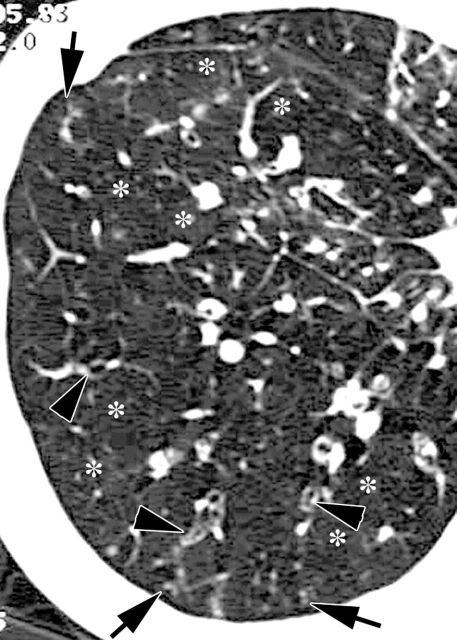
//> input picture 107941.jpg, 914 x 1280 px (shown at 1/2 size)
$ ./Source 107941.jpg   (built with g++ and OpenCV 4)
//> lines starting //> are read from the running program, lines starting //| are printed output that depends on the picture; after the words box and inside, x2 and y2 are one past the last pixel; in counts of white or black regions, pixels touching at a corner belong together
//> further down, image1 is the input picture: 1280 rows x 914 cols, CV_8UC3; min 0, max 255, mean 112.8
#include <opencv2/opencv.hpp>
#include <stdio.h>
#include <stdlib.h>
#include <math.h>
#include <opencv2/core/utility.hpp>
#include "opencv2/imgproc.hpp"
#include "opencv2/imgcodecs.hpp"
#include "opencv2/highgui.hpp"
#include <iostream>

using namespace std;
using namespace cv;

//vars of connected compo
Mat img;
int threshval = 100;

// image name from args
std::string image_file;


//-----------------------------------------------------
void show_histogram(std::string const& name, cv::Mat1b const& image)
{
//> called with name = "image1 hist"
    // Set histogram bins count
    int bins = 256;
    int histSize[] = { bins };
    // Set ranges for histogram bins
    float lranges[] = { 0, 256 };
    const float* ranges[] = { lranges };
    // create matrix for histogram
    Mat hist;
    int channels[] = { 0 };

    // create matrix for histogram visualization
    int const hist_height = 256;
    Mat3b hist_image = Mat3b::zeros(hist_height, bins);

    calcHist(&image, 1, channels, Mat(), hist, 1, histSize, ranges, true, false);
//> hist = 256 values, max 153643 at index 255, min 650 at index 220, mean 4570

    double max_val = 0;
    minMaxLoc(hist, 0, &max_val);
//> max_val = 153643

    // visualize each bin
    for (int b = 0; b < bins; b++) {
        float const binVal = hist.at<float>(b);
        int   const height = cvRound(binVal * hist_height / max_val);
        line
        (hist_image
            , Point(b, hist_height - height), Point(b, hist_height)
            , Scalar::all(255)
        );
    }
//> this loop made 256 passes
//> (binVal, height) on passes 1 to 3: (30196, 50), (6782, 11), (4869, 8)
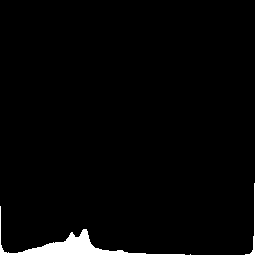
//> hist_image: 256 rows x 256 cols, CV_8UC3; 3% white; 1 white region, box (x1, y1, x2, y2) and area: (0, 0, 256, 256) 1936
    imshow(name, hist_image);
}


//--------------------------------------------------
void get_args(int argc, const char* argv[]) {

    if (argc > 0) {

        image_file = argv[1];

        std::cout << "file : " << image_file << std::endl;

    }
    else {
        std::cout << "no args !!" << std::endl;
        exit(0);
    }

}

//-----------------------------------------------------
static void connectedCompo(int, void*, string s, int c)
{
    Mat bw = threshval < 128 ? (img < threshval) : (img > threshval);
    Mat labelImage(img.size(), CV_32S);
    int nLabels = connectedComponents(bw, labelImage, c);
    std::vector<Vec3b> colors(nLabels);
    colors[0] = Vec3b(0, 0, 0);//background
    for (int label = 1; label < nLabels; ++label) {
        colors[label] = Vec3b((rand() & 255), (rand() & 255), (rand() & 255));
    }
    Mat dst(img.size(), CV_8UC3);
    for (int r = 0; r < dst.rows; ++r) {
        for (int c = 0; c < dst.cols; ++c) {
            int label = labelImage.at<int>(r, c);
            Vec3b& pixel = dst.at<Vec3b>(r, c);
            pixel = colors[label];
        }
    }

    Mat imagee;

    namedWindow("Connected Components (" + to_string(c) + " con) " + s, WINDOW_NORMAL);

    imshow("Connected Components ("+ to_string(c)+" con) "+s, dst);


}


//------------------------------
int main(int argc, const char* argv[])
{
    //----------get image file from args "107941.jpg" -----------------


    get_args(argc, argv);


    // here you can use cv::IMREAD_GRAYSCALE to load grayscale image, see image2
    Mat3b const image1 = cv::imread(image_file, cv::IMREAD_COLOR);
    Mat image1_gray;
    cvtColor(image1, image1_gray, cv::COLOR_BGR2GRAY);
    imshow("image1", image1_gray);
    show_histogram("image1 hist", image1_gray);


    int nbr_pixel = 0;
    vector<int> his(258);
    int a;

    for (int j = 0; j < image1_gray.rows; j++) { // on parcours notre image par rangs
        for (int i = 0; i < image1_gray.cols; i++) { // on parcout notre image par colone
            a = image1_gray.at<uchar>(j, i);
            his.at(a) = his.at(a) + 1; // on remplit l'histogramme de l'image image1_gray
        }
    }
//> this loop made 1280 passes
//> a on passes 1 to 3: 255, 255, 254
//> after the loop, a = 255; his = 258 values, max 153643 at index 255, min 0 at index 256, mean 4534.6

    for (int i = 0; i < 256; i++) {
        nbr_pixel = nbr_pixel + his.at(i); //  le nombre de pixel
    }
//> this loop made 256 passes
//> nbr_pixel on passes 1 to 3: 30196, 36978, 41847
//> after the loop, nbr_pixel = 1169920
    //
    vector<float> proba(256);
    for (int i = 0; i < 256; i++) {
        proba.at(i) = (float)his.at(i) / nbr_pixel; // step 3
        //cout<<proba.at(i)<<endl;
    }
//> after the loop, proba = 256 values, max 0.131 at index 255, min 0.000556 at index 220, mean 0.00391

    vector<float> Ubright(256);
    vector<float> Udark(256);
    int c;
    int best_c, best_a;
    float bright_proba = 0;
    float dark_proba = 0;
    float selectionght_proba = 0;
    float entropy = -40000;
    for (int a = 0; a < 255; a++) {
        for (int c = a + 1; c < 256; c++) {
            for (int x = 0; x < 256; x++) {
                if (x <= a) {
                    Ubright.at(x) = 0;
                    Udark.at(x) = 1;
                }
                else if (a < x && x < c) {
                    Ubright.at(x) = (float)(x - a) / (c - a);
                    Udark.at(x) = (float)(x - c) / (a - c);
                }
                else if (x >= c) {
                    Ubright.at(x) = 1;
                    Udark.at(x) = 0;
                }
            }
            for (int i = 0; i < 256; i++) {
                dark_proba = dark_proba + Udark.at(i) * proba.at(i);
                bright_proba = bright_proba + Ubright.at(i) * proba.at(i);
            }
            if (((0 - dark_proba) * log2(dark_proba) + (bright_proba * log2(bright_proba))) > entropy) {
                entropy = ((0 - dark_proba) * log2(dark_proba) + (bright_proba * log2(bright_proba)));
                best_c = c;
                best_a = a;
            }

        }
    }
//> this loop made 255 passes
//> (dark_proba, bright_proba, entropy, best_c, best_a) on passes 1 to 3: (79.38, 175.6, 812.1, 237, 0), (159.3, 349.7, 1797.3, 230, 1), (239.6, 522.4, 2832.2, 226, 2)
//> after the loop, Ubright = 256 values from 0 to 1; Udark = 256 values, max 1 at index 0, min 0 at index 255, mean 0.996; dark_proba = 19247.3; bright_proba = 13518.2; entropy = 32817.9; best_c = 130; best_a = 49


    Mat3b const image11 = cv::imread(image_file, cv::IMREAD_COLOR);
    Mat image11_gray;
    cvtColor(image11, image11_gray, cv::COLOR_BGR2GRAY);
    for (int j = 0; j < image1_gray.rows; j++) {
        for (int i = 0; i < image1_gray.cols; i++) {
            image11_gray.at<uchar>(j, i) = image1_gray.at<uchar>(j, i);
        }
    }
    Mat3b const image12 = cv::imread(image_file, cv::IMREAD_COLOR);
    Mat image12_gray;
    cvtColor(image12, image12_gray, cv::COLOR_BGR2GRAY);
    for (int j = 0; j < image1_gray.rows; j++) {
        for (int i = 0; i < image1_gray.cols; i++) {
            image12_gray.at<uchar>(j, i) = image1_gray.at<uchar>(j, i);
        }
    }


    int nombre_pixel_zero_bestA = 0;
    for (int i = best_a; i < 256; i++) {
        nombre_pixel_zero_bestA = nombre_pixel_zero_bestA + his.at(i); //  le nombre de pixel
        //cout << nombre_pixel_zero_bestA<<endl;
    }
//> this loop made 207 passes
//> nombre_pixel_zero_bestA on passes 1 to 3: 7623, 15282, 22967
//> after the loop, nombre_pixel_zero_bestA = 951378


    vector<float> proba11(256);
    for (int i = best_a; i < 256; i++) {

        proba.at(i) = (float)his.at(i) / nombre_pixel_zero_bestA; // step 3

        cout << proba.at(i) << endl;
    }
//> this loop made 207 passes
//| 0.00801259
//| 0.00805043
//| 0.00807776
//| 0.00824278
//| 0.00856232
//> (output is shown up to pass 5 of 207)
//> after the loop, proba = 256 values, max 0.161 at index 255, min 0.000683 at index 220, mean 0.00464


    vector<float> Ubright11(256);
    vector<float> Udark11(256);
    int best_c11, best_a11;
    float bright_proba11 = 0;
    float dark_proba11 = 0;
    float entropy11 = -40000;
    for (int a = best_a; a < 255; a++) {
        for (int c = a + 1; c < 256; c++) {
            for (int x = best_a; x < 256; x++) {
                if (x <= a) {
                    Ubright11.at(x) = 0;
                    Udark11.at(x) = 1;
                }
                else if (a < x && x < c) {
                    Ubright11.at(x) = (float)(x - a) / (c - a);
                    Udark11.at(x) = (float)(x - c) / (a - c);
                }
                else if (x >= c) {
                    Ubright11.at(x) = 1;
                    Udark11.at(x) = 0;
                }
            }
            for (int i = best_a; i < 256; i++) {
                dark_proba11 = dark_proba11 + Udark11.at(i) * proba.at(i);
                bright_proba11 = bright_proba11 + Ubright11.at(i) * proba.at(i);
            }
            if (((0 - dark_proba11) * log2(dark_proba11) + (bright_proba11 * log2(bright_proba11))) > entropy11) {
                entropy11 = ((0 - dark_proba11) * log2(dark_proba11) + (bright_proba11 * log2(bright_proba11)));
                best_c11 = c;
                best_a11 = a;
                cout << "best c = " << best_c11 << endl;
                cout << "best a = " << best_a11 << endl;
            }

        }
    }
//> this loop made 206 passes
//> (dark_proba11, bright_proba11, entropy11, best_c11) on passes 1 to 3: (81.25, 124.8, 387.8, 199), (163.3, 247.7, 819.1, 189), (246.3, 368.7, 1249.3, 184)

    for (int j = 0; j < image11_gray.rows; j++) {
        for (int i = 0; i < image11_gray.cols; i++) {
            if (image11_gray.at<uchar>(j, i) > best_c11)
                image11_gray.at<uchar>(j, i) = 255;
            else
                image11_gray.at<uchar>(j, i) = 0;

        }
    }
//> image11_gray: 1280 rows x 914 cols, CV_8UC1; 27.4% white; 262 white regions (62 under 20 px), largest, box (x1, y1, x2, y2) and area: (0, 0, 914, 1280) 194683, (803, 412, 914, 663) 10831, (620, 743, 786, 885) 8816
    for (int j = 0; j < image12_gray.rows; j++) {
        for (int i = 0; i < image12_gray.cols; i++) {
            if (image12_gray.at<uchar>(j, i) > best_a11)
                image12_gray.at<uchar>(j, i) = 255;
            else
                image12_gray.at<uchar>(j, i) = 0;

        }
    }
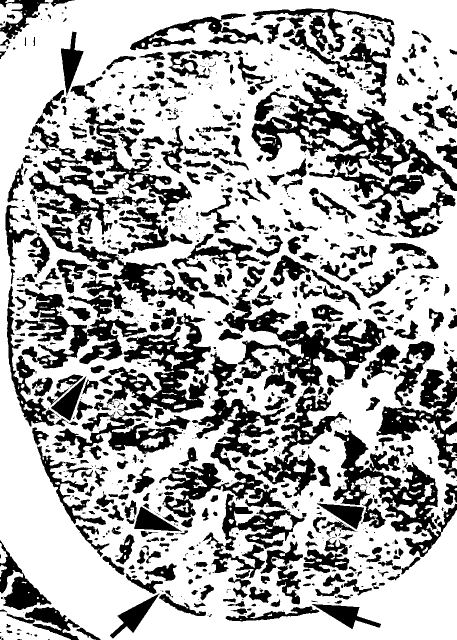
//> image12_gray: 1280 rows x 914 cols, CV_8UC1 (shown at 1/2 size); 67.5% white; 1164 black regions (579 under 20 px), largest, box (x1, y1, x2, y2) and area: (446, 576, 773, 993) 30777, (503, 144, 914, 382) 23672, (213, 626, 422, 839) 17769


    Mat3b const image21 = cv::imread(image_file, cv::IMREAD_COLOR);
    Mat image21_gray;
    cvtColor(image21, image21_gray, cv::COLOR_BGR2GRAY);
    for (int j = 0; j < image1_gray.rows; j++) {
        for (int i = 0; i < image1_gray.cols; i++) {
            image21_gray.at<uchar>(j, i) = image1_gray.at<uchar>(j, i);
        }
    }
    Mat3b const image22 = cv::imread(image_file, cv::IMREAD_COLOR);
    Mat image22_gray;
    cvtColor(image22, image22_gray, cv::COLOR_BGR2GRAY);
    for (int j = 0; j < image1_gray.rows; j++) {
        for (int i = 0; i < image1_gray.cols; i++) {
            image22_gray.at<uchar>(j, i) = image1_gray.at<uchar>(j, i);
        }
    }


    int nombre_pixel_zero_bestC = 0;
    for (int i = 0; i < best_c; i++) {
        nombre_pixel_zero_bestC = nombre_pixel_zero_bestC + his.at(i); //  le nombre de pixel
        //cout << nombre_pixel_zero_bestA<<endl;
    }
//> this loop made 130 passes


    vector<float> proba21(256);
    for (int i = best_a; i < 256; i++) {

        proba.at(i) = (float)his.at(i) / nombre_pixel_zero_bestC; // step 3

        cout << proba.at(i) << endl;
    }


    vector<float> Ubright21(256);
    vector<float> Udark21(256);
    int best_c21, best_a21;
    float bright_proba21 = 0;
    float dark_proba21 = 0;
    float entropy21 = -40000;
    for (int a = 0; a < best_c - 1; a++) {
        for (int c = a + 1; c < best_c; c++) {
            for (int x = 0; x < best_c; x++) {
                if (x <= a) {
                    Ubright21.at(x) = 0;
                    Udark21.at(x) = 1;
                }
                else if (a < x && x < c) {
                    Ubright21.at(x) = (float)(x - a) / (c - a);
                    Udark21.at(x) = (float)(x - c) / (a - c);
                }
                else if (x >= c) {
                    Ubright21.at(x) = 1;
                    Udark21.at(x) = 0;
                }
            }
            for (int i = 0; i < best_c; i++) {
                dark_proba21 = dark_proba21 + Udark21.at(i) * proba.at(i);
                bright_proba21 = bright_proba21 + Ubright21.at(i) * proba.at(i);
            }
            if (((0 - dark_proba21) * log2(dark_proba21) + (bright_proba21 * log2(bright_proba21))) > entropy21) {
                entropy21 = ((0 - dark_proba21) * log2(dark_proba21) + (bright_proba21 * log2(bright_proba21)));
                best_c21 = c;
                best_a21 = a;
                cout << "best c = " << best_c21 << endl;
                cout << "best a = " << best_a21 << endl;
            }

        }
    }
//> this loop made 129 passes


    for (int j = 0; j < image21_gray.rows; j++) {
        for (int i = 0; i < image21_gray.cols; i++) {
            if (image21_gray.at<uchar>(j, i) > best_c21)
                image21_gray.at<uchar>(j, i) = 255;
            else
                image21_gray.at<uchar>(j, i) = 0;

        }
    }
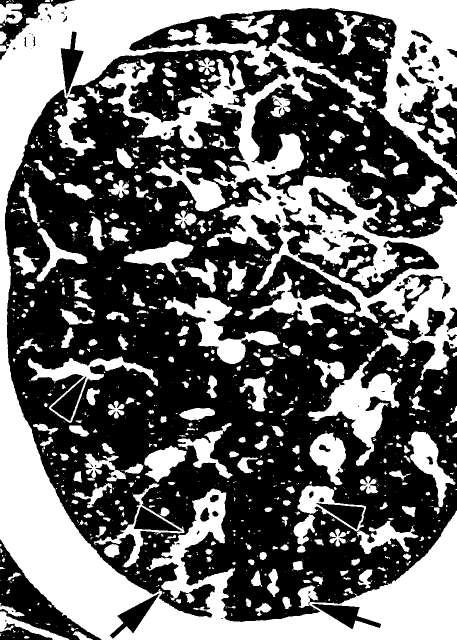
//> image21_gray: 1280 rows x 914 cols, CV_8UC1 (shown at 1/2 size); 41.5% white; 1367 white regions (920 under 20 px), largest, box (x1, y1, x2, y2) and area: (0, 0, 914, 1280) 321793, (615, 723, 799, 932) 12145, (330, 587, 561, 728) 9361
    for (int j = 0; j < image22_gray.rows; j++) {
        for (int i = 0; i < image22_gray.cols; i++) {
            if (image22_gray.at<uchar>(j, i) > best_a21)
                image22_gray.at<uchar>(j, i) = 255;
            else
                image22_gray.at<uchar>(j, i) = 0;

        }
    }
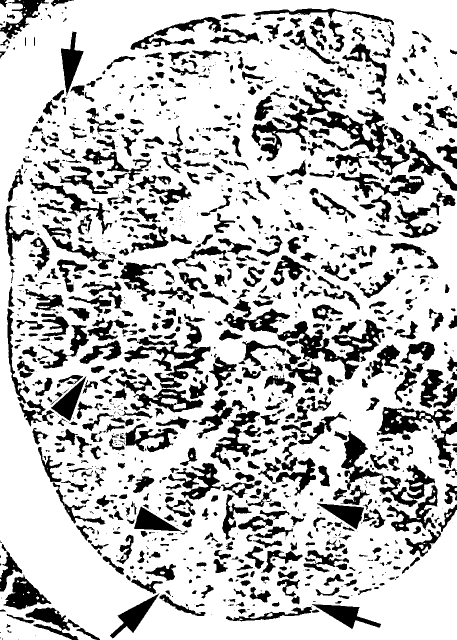
//> image22_gray: 1280 rows x 914 cols, CV_8UC1 (shown at 1/2 size); 75.9% white; 1380 black regions (527 under 20 px), largest, box (x1, y1, x2, y2) and area: (503, 170, 820, 351) 11209, (554, 639, 768, 759) 7476, (753, 814, 914, 936) 5704

    //------------------------------
    img = image11_gray;
    namedWindow("Connected Components (4 con) 11", WINDOW_AUTOSIZE);
    connectedCompo(threshval, 0, "11", 4);
//> the loop in connectedCompo, `for (int label = 1; label < nLabels; ++label)` made 41 passes


    //------------------------------

     //------------------------------
    img = image12_gray;
    namedWindow("Connected Components (4 con) 12", WINDOW_AUTOSIZE);
    connectedCompo(threshval, 0, "12", 4);


    //------------------------------

     //------------------------------
    img = image21_gray;
    namedWindow("Connected Components (4 con) 21", WINDOW_AUTOSIZE);
    connectedCompo(threshval, 0, "21", 4);
//> call 3 of connectedCompo, with s = "21", c = 4
//> in connectedCompo (call 3), `int nLabels = connectedComponents(bw, labelImage, c);`:
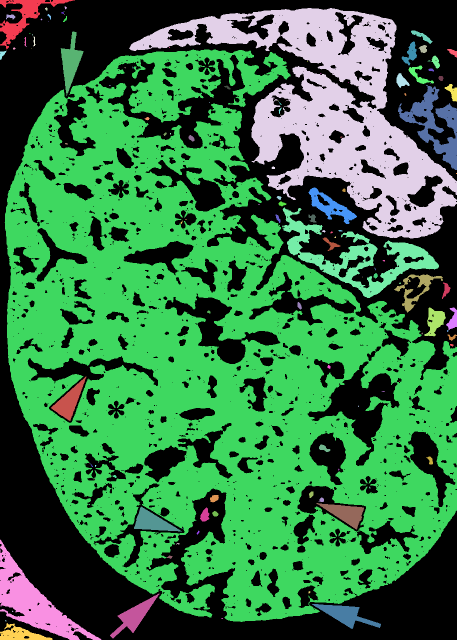
//> labelImage: 1280 rows x 914 cols, CV_32SC1 (shown at 1/2 size); 148 distinct labels, from 0 to 147; one colour per label, 0 black
//> the loop in connectedCompo (call 3), `for (int label = 1; label < nLabels; ++label)` made 147 passes


    //------------------------------

     //------------------------------
    img = image22_gray;
    namedWindow("Connected Components (4 con) 22", WINDOW_AUTOSIZE);
    connectedCompo(threshval, 0, "22", 4);
//> call 4 of connectedCompo, with s = "22", c = 4
//> in connectedCompo (call 4), `int nLabels = connectedComponents(bw, labelImage, c);`:
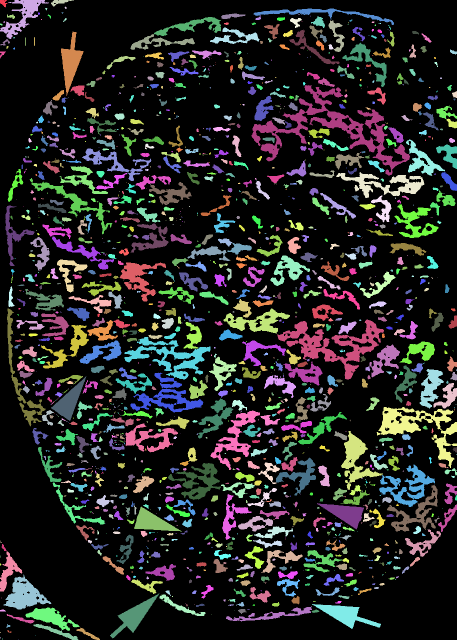
//> labelImage: 1280 rows x 914 cols, CV_32SC1 (shown at 1/2 size); 1507 distinct labels, from 0 to 1506; one colour per label, 0 black
//> in connectedCompo (call 4), `imshow("Connected Components ("+ to_string(c)+" con) "+s, dst);`:
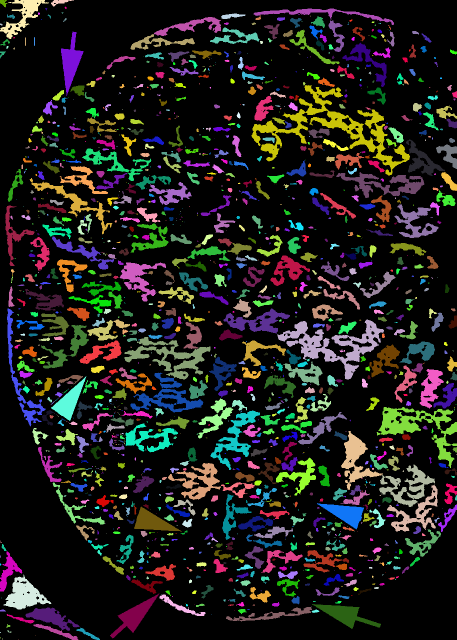
//> window 'Connected Components (4 con) 2': 1280 rows x 914 cols, CV_8UC3 (shown at 1/2 size); mean B, G, R 28.9, 31.7, 32.4


    //------------------------------


    imwrite("Gray_Image11_"+ image_file, image11_gray);
    imwrite("Gray_Image12_" + image_file, image12_gray);
    imwrite("Gray_Image21_" + image_file, image21_gray);
    imwrite("Gray_Image22_" + image_file, image22_gray);
    imshow("image11", image11_gray);
    imshow("image12", image12_gray);
    imshow("image21", image21_gray);
    imshow("image22", image22_gray);

    waitKey();
    return 0;
}
